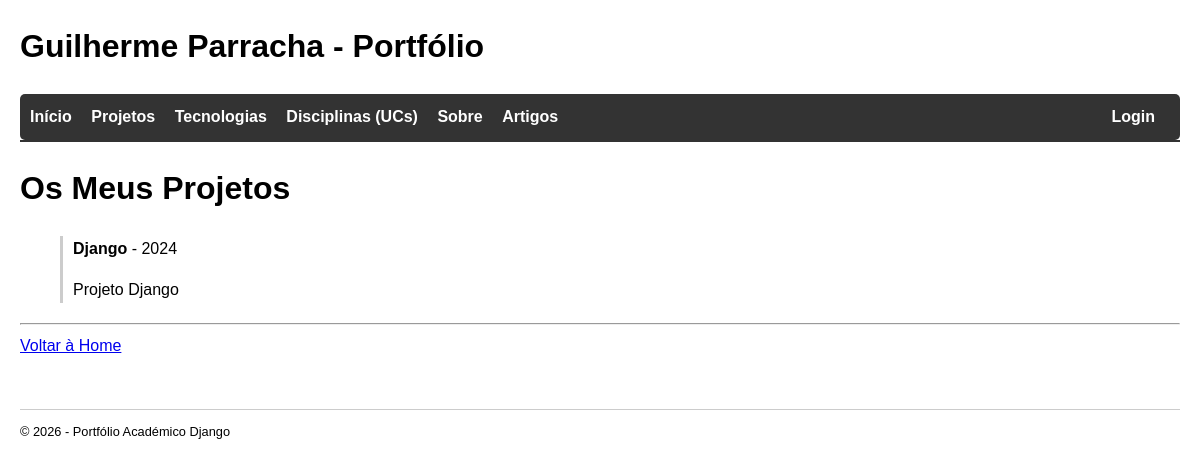
The app's page /projetos/ with its own data.
### portfolio/models.py (models this page shows, shortened)
class Projeto(models.Model):
    titulo = models.CharField(max_length=100)
    descricao = models.TextField()
    imagem = models.ImageField(upload_to='projetos/', blank=True, null=True)
    repositorio = models.URLField(blank=True)  # Link para o GitHub
    tecnologias = models.ManyToManyField(Tecnologia)
    uc = models.ForeignKey(UnidadeCurricular, on_delete=models.CASCADE, null=True, blank=True)
    ano = models.IntegerField(default=2024)

### portfolio/views.py (the view)
# urls.py: path('projetos/', views.projetos_view, name='projetos'),
def projetos_view(request):
    context = {'projetos': Projeto.objects.all()}
    return render(request, 'portfolio/projetos.html', context)

### portfolio/templates/portfolio/projetos.html (shortened to what this page needs)
{% extends "portfolio/layout.html" %}
{% block content %}
<h1>Os Meus Projetos</h1>
<ul>
    {% for projeto in projetos %}
        <li style="margin-bottom: 20px; list-style: none; border-left: 3px solid #ccc; padding-left: 10px;">
            <strong>{{ projeto.titulo }}</strong> - {{ projeto.ano }}
            <p>{{ projeto.descricao }}</p>
        </li>
    {% empty %}
        <li>Ainda não há projetos registados.</li>
    {% endfor %}
</ul>
<hr>
<a href="{% url 'portfolio:home' %}">Voltar à Home</a>
{% endblock %}

### portfolio/templates/portfolio/layout.html (style rules this page uses)
body { font-family: sans-serif; margin: 20px; line-height: 1.6; }

### records on screen
Projeto: titulo "Django", ano "2024", descricao "Projeto Django"
